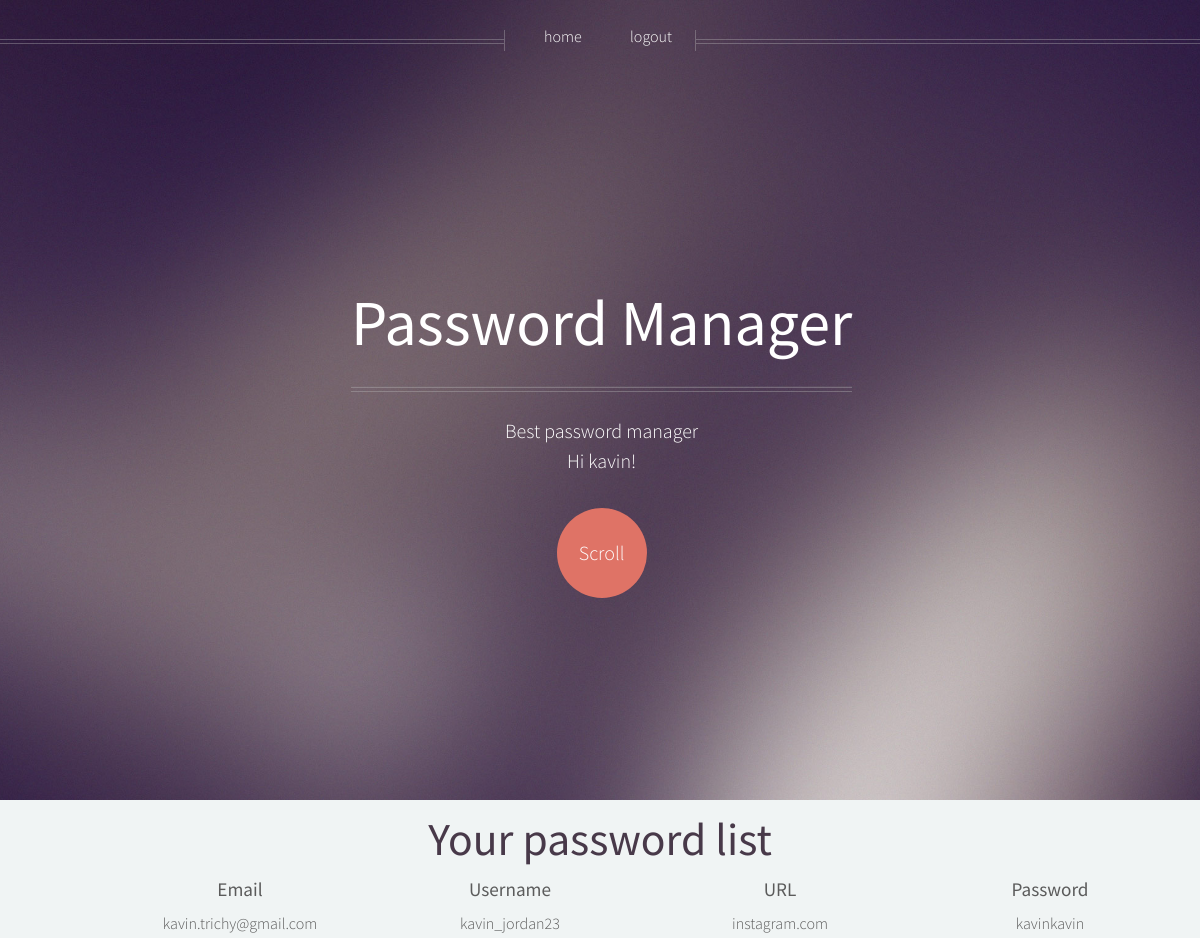
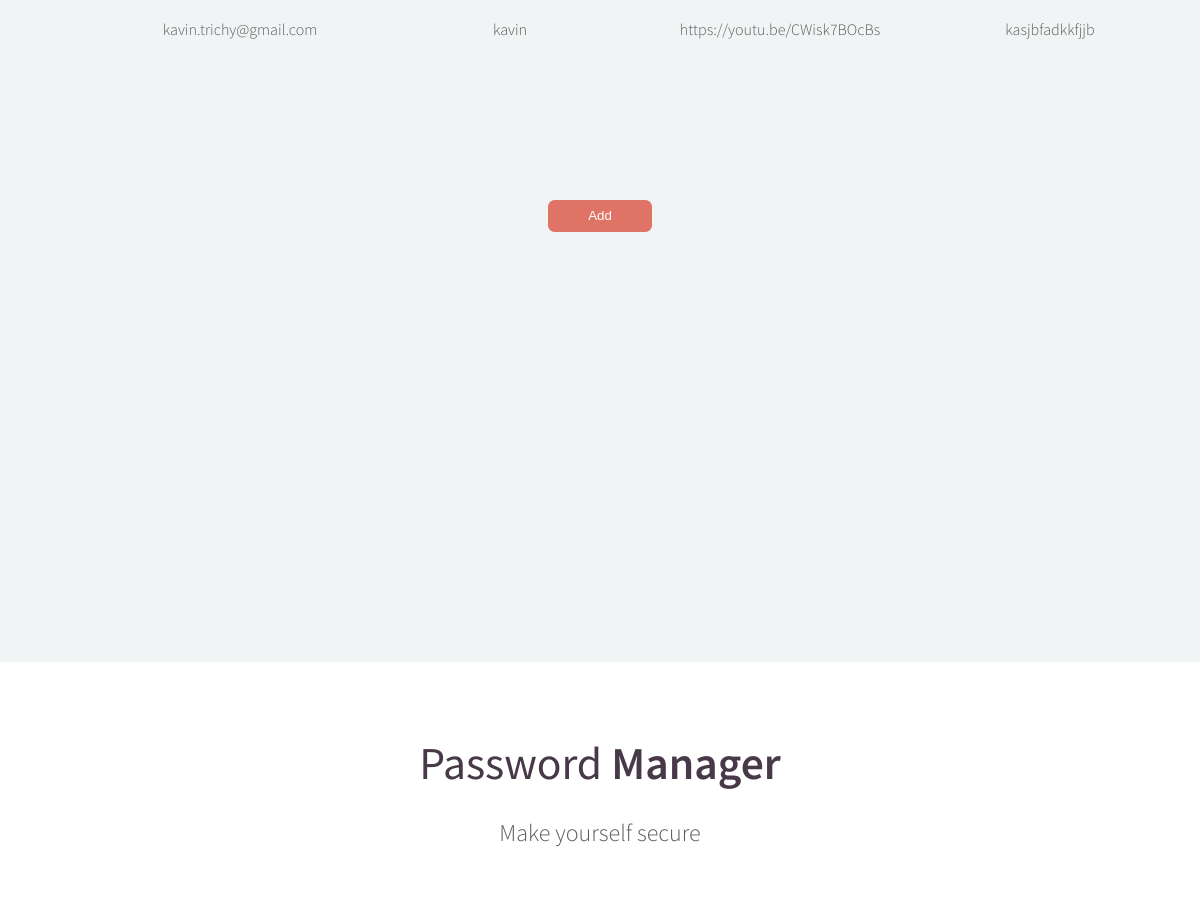
Page / (signed in) on the committed database (2 pictures, top to bottom).
### tables this page shows
CREATE TABLE password(email varchar(60), website_username varchar(100), website_url varchar(100), website_password varchar(100));

### application/server.py (the view, shortened to what this page needs)
@password_manager.route('/', methods=('GET', 'POST'))
@password_manager.route('/<error>', methods=('GET', 'POST'))
def index(error=None):
    context = {}
    if not session.get('email'):
        return redirect('/login/Please%20login%20first')
    cursor = assert_db()
    if not assert_email(cursor, session.get('email')):
        return redirect('/login/Incorrect email, please login first')
    password_table = fetch_password_entry(cursor, session['email'])
    context['password_table'] = password_table
    context['error'] = error
    return render_template('index.html', context=context)

### application/pm_database.py (called while the page is built)
def connect_database():
    cursor = None
    try:
        connector = sqlite3.connect("password_manager.db")
        cursor = connector.cursor()
        assert_database(cursor)
    except Exception as e:
        print("connect database error")
        print(e)
    return cursor

def create_user_table(cursor: Cursor) -> bool:
    try:
        cursor.execute(
            "create table if not exists user(username varchar(60), email varchar(100), password varchar(100));")
        return True
    except Exception as e:
        print("create user table error")
        print(e)
    return True

def create_password_table(cursor: Cursor) -> bool:
    try:
        cursor.execute(
            "CREATE TABLE if not exists password(email varchar(60), website_username varchar(100), website_url varchar(100), website_password varchar(100));")
        return True
    except Exception as e:
        print("create password table error")
        print(e)
    return True

def assert_database(cursor: Cursor) -> bool:
    try:
        if not create_user_table(cursor):
            return False
        if not create_password_table(cursor):
            return False
        return True
    except Exception as e:
        print("assert database failed")
        print(e)
    return False

def assert_email(cursor: Cursor, email: str) -> bool:
    try:
        result = cursor.execute(
            'SELECT COUNT(email) FROM user WHERE email = ?;', (email,)).fetchall()
        if result[0][0]:
            return True
    except Exception as e:
        print("assert email error")
        print(e)
    return False

def fetch_password_entry(cursor: Cursor, email: str) -> list or None:
    try:
        result = cursor.execute(
            'SELECT * FROM password WHERE email = ?;', (email,)).fetchall()
        return list(result)
    except Exception as e:
        print("fetch password error")
        print(e)
    return None

### application/server.py (called while the page is built)
def assert_db():
    if database:
        return database
    return connect_database()

### application/templates/index.html (shortened to what this page needs)
<!DOCTYPE HTML>
<html>
<head>
    <link rel="stylesheet" href="{{ url_for('static', filename='assets/css/main.css') }}"/>
</head>
<body class="homepage is-preload">
<div id="page-wrapper">
    <div id="header">
        <div class="inner">
            <header>
                <h1><a href="/" id="logo">Password Manager</a></h1>
                <hr/>
                <p>Best password manager</p>
                {% if session['username'] %}
                <p>Hi {{session['username']}}!</p>
                {% endif %}
            </header>
            <footer>
                <a href="#password-page" class="button circled scrolly">Scroll</a>
            </footer>
        </div>
        <nav id="nav">
            <ul>
                <li><a href="/">home</a></li>
                {% if session['email'] %}
                <li><a href="/logout">logout</a></li>
                {% else %}
                <li><a href="/login">login/signup</a></li>
                {% endif %}
            </ul>
        </nav>
    </div>
    <div id="password-page">
        <h2 id="password-page-header">Your password list</h2>
        <div id="password-list-display">
            <form action="/" method="post">
            <table id="password-list-display-table">
                <tr>
                    <th id="password-list-display-table-email">Email</th>
                    <th id="password-list-display-table-username">Username</th>
                    <th id="password-list-display-table-url">URL</th>
                    <th id="password-list-display-table-password">Password</th>
                </tr>
                {% if context.password_table %}
                {% for row in context.password_table%}
                <tr>
                    <td>{{row[0]}}</td>
                    <td>{{row[1]}}</td>
                    <td>{{row[2]}}</td>
                    <td>{{row[3]}}</td>
                </tr>
                {% endfor %}
                {% endif %}
                <tr id="password-table-form-active">
                    <td colspan="4"><button type="button" onclick="displayForm()">Add</button></td>
                </tr>
            </table>
            </form>
        </div>
    </div>
    <section id="banner">
        <header>
            <h2>Password <strong>Manager</strong></h2>
            <p>
                Make yourself secure
            </p>
        </header>
    </section>
</div>
</body>
</html>

### rows in the picture
password: username "kavin", email "kavin.trichy@gmail.com", website_username "kavin", website_url "https://youtu.be/CWisk7BOcBs", website_password "kasjbfadkkfjjb"
password: email "kavin.trichy@gmail.com", website_username "kavin_jordan23", website_url "instagram.com", website_password "kavinkavin"
